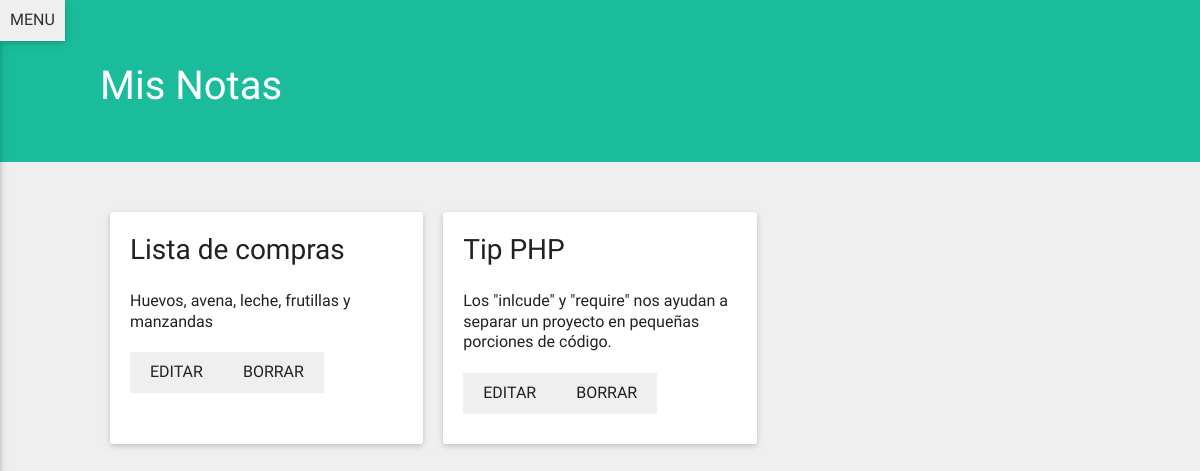
Page /mis_notas.php (signed in) on the earlier database version.
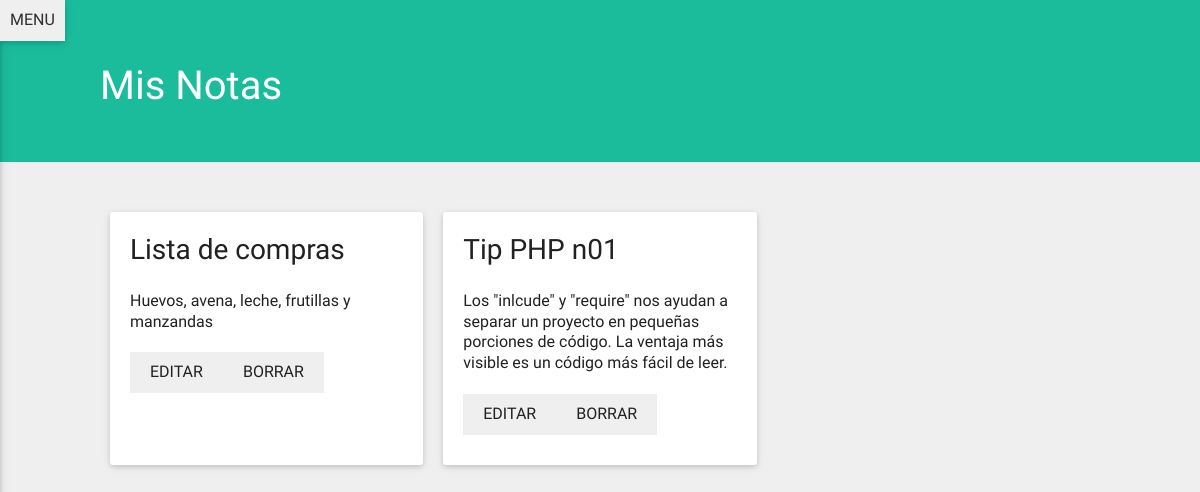
Same page on the later database version.
### tables this page shows
CREATE TABLE `notas` (
  `nota_ID` int(20) NOT NULL AUTO_INCREMENT,
  `user_ID` int(20) NOT NULL,
  `nota_titulo` text NOT NULL,
  `nota_contenido` longtext,
  `nota_privacidad` varchar(45) DEFAULT 'publica',
  PRIMARY KEY (`nota_ID`)
);

### DB/DB_conexion.php (called while the page is built, shortened)
<?php
function conectar_Base_de_Datos() {
  $mysql_hostname = "localhost";
  $mysql_user = "root";
  $mysql_password = "";
  $database_name = "mis_notas_app";
  $conexion =  mysqli_connect( $mysql_hostname, $mysql_user, $mysql_password, $database_name );
  mysqli_set_charset( $conexion, "utf8" );
  if ( mysqli_connect_errno() ) {
    echo "No se pudo conectar a la Base de Datos.";
    echo "MySQL Error: ". mysqli_connect_error();
  } else {
    return $conexion;
  }
}
function leer_datos( $sql ) {
  $conexion = conectar_Base_de_Datos();
  $resultado = mysqli_query( $conexion, $sql );
  $resultado_final = array();
  while ( $row = mysqli_fetch_assoc( $resultado ) )
  {
    array_push( $resultado_final, $row );
  }
  return $resultado_final;
}

### DB/DB_funciones_notas.php (called while the page is built, shortened)
<?php
function traer_notas_user( $user_ID ) {
  return leer_datos( "SELECT * FROM notas WHERE user_ID=$user_ID;" );
}

### _common.php (called while the page is built, shortened)
<?php
  include 'DB/DB_conexion.php';
  include 'DB/DB_funciones_notas.php';
  function mas_de_una_nota($notas) {
    if ( isset($notas[0]) ) {
      return true;
    } else {
      return false;
    }
  }

### mis_notas.php (the view, shortened to what this page needs)
<?php
  include '_common.php';
?>
<!DOCTYPE html>
<html>
  <?php include 'modulos/_head.php' ?>
<body>
  <?php include 'modulos/_menu.php' ?>
  <main class="g--10 g-m--12 m--2 m-m--0 no-margin-vertical">
    <header class="container--wrap">
      <h1 class="m--1 g--4 g-s--12">Mis Notas</h1>
    </header>
    <div class="g--10 m--1 container container--wrap--s">
      <?php
        $notas = traer_notas_user( $_SESSION['user_ID'] );
        $html = '';
        if ( mas_de_una_nota($notas) ) {
          foreach ( $notas as $nota ) {
            $html .='<div class="g--4 g-s--12 fade-in-from-top card">';
            $html .='<h3>'. $nota['nota_titulo'] .'</h3>';
            $html .='<p>'. $nota['nota_contenido'] .'</p>';
            $html .='<a class="btn--flat" href="notas_editar.php?nota_ID='. $nota['nota_ID'] .'">Editar</a>';
            $html .='<a class="btn--flat" href="notas_eliminar.php?nota_ID='. $nota['nota_ID'] .'">Borrar</a>';
            $html .='</div>';
          }
        }
        echo $html;
      ?>
    </div>
  </main>
</body>

Differences in the rows shown:
changed notas: nota_titulo "Tip PHP" → "Tip PHP n01"; nota_contenido "Los \"inlcude\" y \"require\" nos ayudan a separar un proyecto en pequeñas porciones de código." → "Los \"inlcude\" y \"require\" nos ayudan a separar un proyecto en pequeñas porciones de código. La ventaja más visible es un código más fácil de leer."
